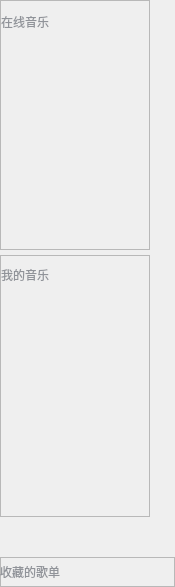
              <widget class="QWidget" name="LeftBox">
               <property name="geometry">
                <rect>
                 <x>0</x>
                 <y>0</y>
                 <width>175</width>
                 <height>587</height>
                </rect>
               </property>
               <layout class="QVBoxLayout" name="verticalLayout_11">
                <property name="spacing">
                 <number>5</number>
                </property>
                <property name="leftMargin">
                 <number>0</number>
                </property>
                <property name="topMargin">
                 <number>0</number>
                </property>
                <property name="rightMargin">
                 <number>0</number>
                </property>
                <property name="bottomMargin">
                 <number>0</number>
                </property>
                <item>
                 <widget class="QFrame" name="OnLineMusicBox">
                  <property name="minimumSize">
                   <size>
                    <width>150</width>
                    <height>190</height>
                   </size>
                  </property>
                  <property name="maximumSize">
                   <size>
                    <width>150</width>
                    <height>250</height>
                   </size>
                  </property>
                  <property name="styleSheet">
                   <string notr="true">#OnLineMusicBox
{
	padding-bottom:20px;
}</string>
                  </property>
                  <property name="frameShape">
                   <enum>QFrame::StyledPanel</enum>
                  </property>
                  <property name="frameShadow">
                   <enum>QFrame::Raised</enum>
                  </property>
                  <layout class="QVBoxLayout" name="verticalLayout_4">
                   <property name="spacing">
                    <number>10</number>
                   </property>
                   <property name="leftMargin">
                    <number>0</number>
                   </property>
                   <property name="topMargin">
                    <number>0</number>
                   </property>
                   <property name="rightMargin">
                    <number>0</number>
                   </property>
                   <property name="bottomMargin">
                    <number>0</number>
                   </property>
                   <item>
                    <widget class="QLabel" name="OnLineMusicText">
                     <property name="maximumSize">
                      <size>
                       <width>16777215</width>
                       <height>30</height>
                      </size>
                     </property>
                     <property name="styleSheet">
                      <string notr="true">color:#909399;
font-size:12px;</string>
                     </property>
                     <property name="text">
                      <string>在线音乐</string>
                     </property>
                    </widget>
                   </item>
                   <item>
                    <widget class="btFrom" name="recbt" native="true">
                     <property name="maximumSize">
                      <size>
                       <width>16777215</width>
                       <height>30</height>
                      </size>
                     </property>
                     <property name="styleSheet">
                      <string notr="true">#testbt
{
}</string>
                     </property>
                    </widget>
                   </item>
                   <item>
                    <widget class="btFrom" name="musicsbt" native="true">
                     <property name="maximumSize">
                      <size>
                       <width>16777215</width>
                       <height>30</height>
                      </size>
                     </property>
                     <property name="styleSheet">
                      <string notr="true">#testbt
{
}</string>
                     </property>
                    </widget>
                   </item>
                   <item>
                    <widget class="btFrom" name="videobt" native="true">
                     <property name="maximumSize">
                      <size>
                       <width>16777215</width>
                       <height>30</height>
                      </size>
                     </property>
                     <property name="styleSheet">
                      <string notr="true">#testbt
{
}</string>
                     </property>
                    </widget>
                   </item>
                   <item>
                    <widget class="btFrom" name="radiobt" native="true">
                     <property name="maximumSize">
                      <size>
                       <width>16777215</width>
                       <height>30</height>
                      </size>
                     </property>
                     <property name="styleSheet">
                      <string notr="true">#testbt
{
}</string>
                     </property>
                    </widget>
                   </item>
                  </layout>
                 </widget>
                </item>
                <item>
                 <widget class="QFrame" name="MyMusic">
                  <property name="minimumSize">
                   <size>
                    <width>0</width>
                    <height>240</height>
                   </size>
                  </property>
                  <property name="maximumSize">
                   <size>
                    <width>150</width>
                    <height>16777215</height>
                   </size>
                  </property>
                  <property name="frameShape">
                   <enum>QFrame::StyledPanel</enum>
                  </property>
                  <property name="frameShadow">
                   <enum>QFrame::Raised</enum>
                  </property>
                  <layout class="QVBoxLayout" name="verticalLayout_5">
                   <property name="spacing">
                    <number>10</number>
                   </property>
                   <property name="leftMargin">
                    <number>0</number>
                   </property>
                   <property name="topMargin">
                    <number>0</number>
                   </property>
                   <property name="rightMargin">
                    <number>0</number>
                   </property>
                   <property name="bottomMargin">
                    <number>0</number>
                   </property>
                   <item>
                    <widget class="QLabel" name="MyMusicText">
                     <property name="maximumSize">
                      <size>
                       <width>16777215</width>
                       <height>30</height>
                      </size>
                     </property>
                     <property name="styleSheet">
                      <string notr="true">color:#909399;
font-size:12px;</string>
                     </property>
                     <property name="text">
                      <string>我的音乐</string>
                     </property>
                    </widget>
                   </item>
                   <item>
                    <widget class="btFrom" name="mLike" native="true">
                     <property name="maximumSize">
                      <size>
                       <width>16777215</width>
                       <height>30</height>
                      </size>
                     </property>
                     <property name="styleSheet">
                      <string notr="true">#testbt
{
}</string>
                     </property>
                    </widget>
                   </item>
                   <item>
                    <widget class="btFrom" name="locaAndLoad" native="true">
                     <property name="maximumSize">
                      <size>
                       <width>16777215</width>
                       <height>30</height>
                      </size>
                     </property>
                     <property name="styleSheet">
                      <string notr="true">#testbt
{
}</string>
                     </property>
                    </widget>
                   </item>
                   <item>
                    <widget class="btFrom" name="recentPlays" native="true">
                     <property name="maximumSize">
                      <size>
                       <width>16777215</width>
                       <height>30</height>
                      </size>
                     </property>
                     <property name="styleSheet">
                      <string notr="true">#testbt
{
}</string>
                     </property>
                    </widget>
                   </item>
                   <item>
                    <widget class="btFrom" name="auditionList" native="true">
                     <property name="maximumSize">
                      <size>
                       <width>16777215</width>
                       <height>30</height>
                      </size>
                     </property>
                     <property name="styleSheet">
                      <string notr="true">#testbt
{
}</string>
                     </property>
                    </widget>
                   </item>
                   <item>
                    <widget class="btFrom" name="PurchMusic" native="true">
                     <property name="maximumSize">
                      <size>
                       <width>16777215</width>
                       <height>30</height>
                      </size>
                     </property>
                     <property name="styleSheet">
                      <string notr="true">#testbt
{
}</string>
                     </property>
                    </widget>
                   </item>
                  </layout>
                 </widget>
                </item>
                <item>
                 <widget class="CollapseSongSheet" name="Collapse01" native="true">
                  <property name="minimumSize">
                   <size>
                    <width>0</width>
                    <height>30</height>
                   </size>
                  </property>
                  <property name="maximumSize">
                   <size>
                    <width>16777215</width>
                    <height>30</height>
                   </size>
                  </property>
                 </widget>
                </item>
                <item>
                 <widget class="QFrame" name="CollectSongList">
                  <property name="minimumSize">
                   <size>
                    <width>0</width>
                    <height>30</height>
                   </size>
                  </property>
                  <property name="maximumSize">
                   <size>
                    <width>16777215</width>
                    <height>30</height>
                   </size>
                  </property>
                  <property name="frameShape">
                   <enum>QFrame::StyledPanel</enum>
                  </property>
                  <property name="frameShadow">
                   <enum>QFrame::Raised</enum>
                  </property>
                  <widget class="QLabel" name="label_2">
                   <property name="geometry">
                    <rect>
                     <x>0</x>
                     <y>0</y>
                     <width>150</width>
                     <height>30</height>
                    </rect>
                   </property>
                   <property name="styleSheet">
                    <string notr="true">color:#909399;
font-size:12px;</string>
                   </property>
                   <property name="text">
                    <string>收藏的歌单</string>
                   </property>
                  </widget>
                 </widget>
                </item>
               </layout>
              </widget>
